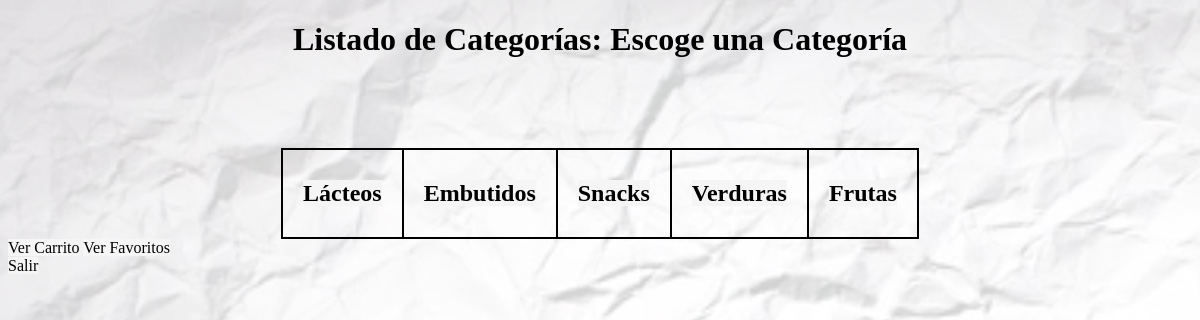
/secciones.php?seccion=1, run on the app's committed database.
### tables this page shows
CREATE TABLE `categorias` (
  `IdCategoria` int(11) NOT NULL,
  `IdSeccion` int(11) NOT NULL,
  `Nombre` text DEFAULT NULL
);

### src/secciones.php (the view, shortened to what this page needs)
<!DOCtype html PUBLIC "-//W3C//DTD HTML 4.01 Transitional//EN" "http://www.w3.org/TR/html4/loose.dtd">
<html>
<head>
	<link href="/css/secciones_style.css" type="text/css" rel="stylesheet"/>
</head>
<body>
	<?php
	include_once ('config.php');
	$seccion = $_GET['seccion'];
	$login  = $_GET['login'];
	$cadenaSQL = "SELECT * FROM categorias WHERE IdSeccion='$seccion'";
	$resultado = $mysqli->query($cadenaSQL);
	if ($resultado){
			echo "<h1>Listado de Categorías: Escoge una Categoría</h1><br>";
			echo "<table>";
		while ($fila = $resultado->fetch_object()) {
			echo "<td><h2>"."<a href = 'Categorias.php?categoria=$fila->IdCategoria&seccion=$seccion&login=$login'>" . $fila->Nombre . "</a></h2></td>";
		}
			echo "</table>";
			echo "<a href='VerCarrito.php?login=$login&seccion=$seccion'>Ver Carrito</a>";
			echo "<a href='VerFavoritos.php?login=$login&seccion=$seccion'>Ver Favoritos</a>";
			echo "<br>";
			echo "<a href='login.php'>Salir</a>";
	}
	else {
		echo "<h1>Aún no existen categorías de esta sección</h1>"."</br>";
		echo "<a href='login.php'>Salir</a>";
	}
?>
</body>
</html>

### src/css/secciones_style.css (style rules this page uses)
body { font-family:'Times New Roman', Times, serif; background-image: url(./images/fondo-page.jpeg); }
h1 { text-align: center; }
table { margin-top: 50px; caption-side: bottom; margin-left: auto; margin-right: auto; border-collapse: collapse; }
td,th { border: 2px solid black; padding-left: 20px; padding-right: 20px; padding-top: 10px; padding-bottom: 10px; }
a { text-decoration: none; color: black; background-color: whitesmoke; }

### data on the page
categorias: Nombre "Lácteos"
categorias: Nombre "Embutidos"
categorias: Nombre "Snacks"
categorias: Nombre "Verduras"
categorias: Nombre "Frutas"
